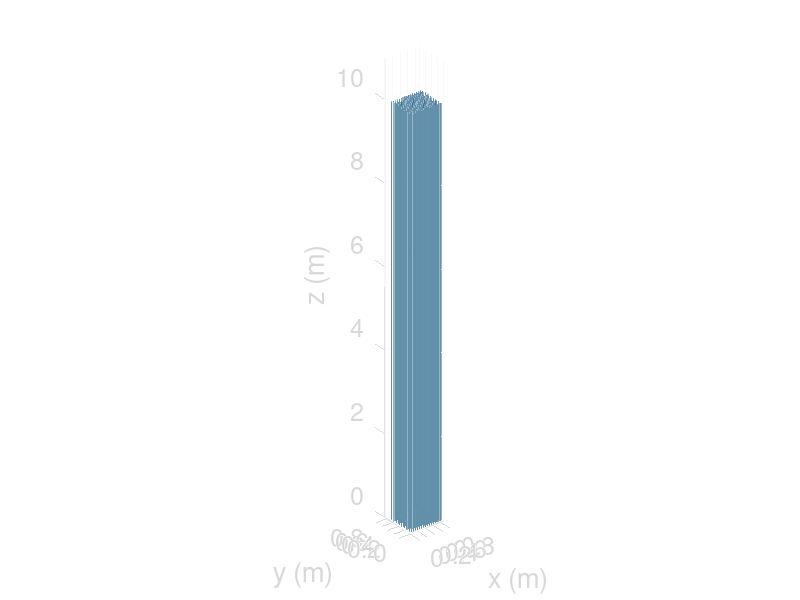

Recreate this plot in MATLAB.
% hex -- base script for hex grid
% ~ Mark J. Duvall ~ mjduvall@hawaii.edu ~ 05/2022 ~ %

%Copyright (C) 2022 Mark J. Duvall / T. Rocks Science
%
%    This program is free software: you can redistribute it and/or modify
%    it under the terms of the GNU General Public License as published by
%    the Free Software Foundation, either version 3 of the License, or
%    (at your option) any later version.
%
%    This program is distributed in the hope that it will be useful,
%    but WITHOUT ANY WARRANTY; without even the implied warranty of
%    MERCHANTABILITY or FITNESS FOR A PARTICULAR PURPOSE.  See the
%    GNU General Public License for more details.
%
%    You should have received a copy of the GNU General Public License
%    along with this program.  If not, see <http://www.gnu.org/licenses/>.

% general init
f = figure;
ax = axes;
% D = 25.4; %% SET SCALE: diameter in mm (for RAT-PAC compatibility)
D = .0254; %% SET SCALE: diameter in m
% D = .3; %% SET SCALE: diameter in m
S = 2 * D; % spacing
r = [1 1] * 0.5 * D; % tube radius
X = zeros(1,6);
Y = X;
L = 1000/2.54 * D; % tube height / tube diameter
% L = 10/2.54 * D; % tube height / tube diameter
% L = 10; % for development

% array size
maxrc_default = 16;
b_maxrc = exist('maxrc');
if b_maxrc ~= 0
  maxrows = maxrc;
  maxcols = maxrc;
else
  maxrows = maxrc_default;
  maxcols = maxrc_default;
endif


% dummy column
[x y z] = cylinder(r);
z = L * z;
% s0 = surfl(x,y,z);
hold on

% MAIN
for row = [1:maxrows]
  for col = [1:maxcols]
    if ( mod(row,2) == 0 )
      X(col) = S * col;
    else
      X(col) = S * col + S/2;
    endif
    Y(row) = S * row * sqrt(3)/2;
    s(row,col) = surfl( x + X(col), y + Y(row), z);
  end
end

% adjust plot
view(3)
grid on
xlim([0 (row+1)*S])
ylim([0 (col+1)*S])
zlim([0 L+1])
set(ax, 'dataaspectratio', [1 1 1])
set(s, 'facealpha', 0.5)
set(s, 'linestyle', 'none')
whitebg;

% annotations
set(gca, 'fontsize', 18)
titstr = sprintf("FOREST Array (%dx%d)", maxrows, maxcols);
T = title(titstr);
set(T, 'color', 'w')
xlabel 'x (m)'
ylabel 'y (m)'
zlabel 'z (m)'

% enable camera rotation for mouse
rotate3d on

% all pau!   )
